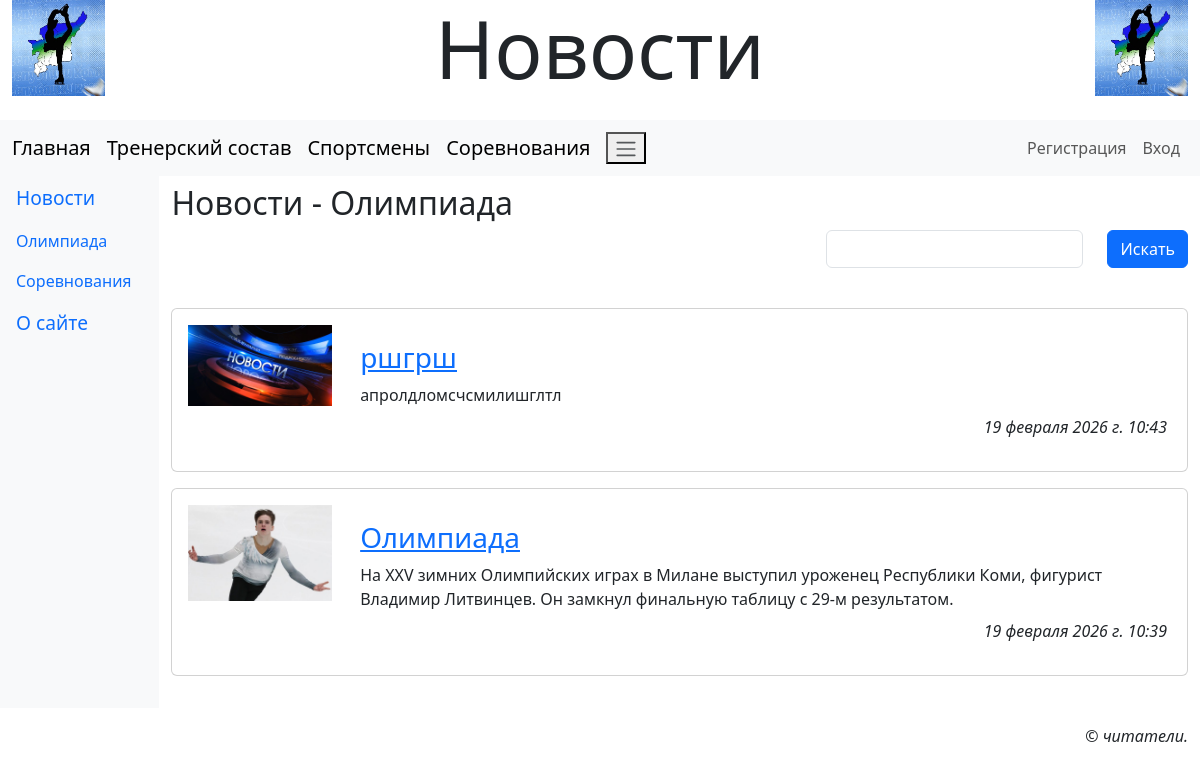
/sportsman/3/, run on the app's committed database.
### sportsman/models.py (models this page shows, shortened)
class Rubric(models.Model):
    name = models.CharField(max_length=20, unique=True, verbose_name='Название')
    order = models.SmallIntegerField(default=0, db_index=True, verbose_name='Порядок')
    super_rubric = models.ForeignKey('SuperRubric', on_delete=models.PROTECT, null=True, blank=True, verbose_name='Надрубрика')

class News(models.Model):
    rubric = models.ForeignKey(SubRubric, on_delete=models.PROTECT, verbose_name='Рубрика')
    title = models.CharField(max_length=40, verbose_name='Тема')
    content = models.TextField(verbose_name='Описание')
    image_news = models.ImageField(blank=True, upload_to=get_timestamp_path, verbose_name='Изображение')
    is_active = models.BooleanField(default=True, db_index=True, verbose_name='Выводить в списке?')
    author = models.ForeignKey(AdvUser, on_delete=models.CASCADE, verbose_name='Автор')
    created_at = models.DateTimeField(auto_now_add=True,db_index=True, verbose_name='Опубликовано')
    class Meta:
        verbose_name_plural = 'Новости'
        verbose_name = 'Новость'
        ordering = ['-created_at']

### sportsman/views.py (the view)
# urls.py: path('<int:pk>/', rubric_newss, name='rubric_newss'),
def rubric_newss(request, pk):
     rubric = get_object_or_404(SubRubric, pk=pk)
     newss = News.objects.filter(is_active=True, rubric=pk)
     if 'keyword' in request.GET:
          keyword = request.GET['keyword']
          q = Q(title__icontains=keyword) | Q(content__icontains=keyword)
          newss =newss.filter(q)
     else:
          keyword = ''
     form = SearchForm(initial={'keyword':keyword})
     paginator = Paginator(newss, 2)
     if 'page' in request.GET:
          page_num = request.GET['page']
     else:
          page_num = 1
     page = paginator.get_page(page_num)
     context = {'rubric': rubric ,'page': page, 'newss': page.object_list, 'form':form}
     return render(request, 'site/rubric_news.html', context)

### sportsman/forms.py
class SearchForm(forms.Form):
    keyword = forms.CharField(required=False, max_length=20, label='')

### sportsman/models.py (called while the page is built)
    def get_queryset(self):
        return super().get_queryset().filter(super_rubric__isnull=False)

    def __str__(self):
        return '%s - %s' % (self.super_rubric.name, self.name)

### sportsman/templates/Site/rubric_news.html (shortened to what this page needs)
{% extends "layout/basic_site.html" %}
{% load thumbnail %}
{% load static %}
{% load django_bootstrap5 %}
{% block content %}
<h2 class="mb=2">{{ rubric }}</h2>
<form class="row row-cols-md-auto justify-content-end">
    {% bootstrap_field form.keyword show_label=False wrapper_class='col-12' %}
    <div class="col-12">
        {% bootstrap_button 'Искать' %}
    </div>
</form>
{% if newss %}
<div class="vstack gap-3 my-4">
    {% for news in newss %}
    <div class="card">
        {% url 'news_detail' rubric_pk=rubric.pk pk=news.pk as url %}
        <div class="row p-3">
            <a class="col-md-2" href="{{ url }}{{ all }}">
                {% if news.image_news %}
                <img class="img-fluid"
                     src="{% thumbnail news.image_news 'default' %}">
                {% else %}
                <img class="img-fluid" src="{% static 'sportsman/empty.jpg' %}">
                {% endif %}
            </a>
            <div class="col-md-10 card-body">
                <h3 class="card-title"><a href="{{ url }}{{ all }}">{{ news.title }}</a></h3>
                <div class="card-text mb-2">{{news.content}}</div>
                <p class="card-text text-end fst-italic">{{ news.created_at }}</p>
            </div>
        </div>
    </div>
    {% endfor %}
</div>
{% endif %}
{% endblock %}

### sportsman/templates/layout/basic_site.html (shortened to what this page needs)
{% load django_bootstrap5 %}
{% load static%}
<!DOCTYPE html>
<html>
  <head>
    {% bootstrap_css %}
    <link rel="stylesheet" type="text/css" href="{% static 'sportsman/style_site.css' %}">
  </head>
  <body class="container-fluid">
    <header class="mb-4">
      <h1 class="display-1 text-center">Новости</h1>
    </header>
    <nav class="row navbar navbar-expand-md bg-light">
      <div class="col container">
        <a class="navbar-brand" href="{% url 'home' %}">Главная</a>
        <a class="navbar-brand" href="{% url 'index' %}">Тренерский состав</a>
        <a class="navbar-brand" href="{% url 'sport' %}">Спортсмены</a>
        <a class="navbar-brand" href="{% url 'compet' %}">Соревнования</a>
        <button class="navbar-togger" type="button" data-bs-toggle="collapse" data-bs-target="#navbarNav">
          <span class="navbar-toggler-icon"></span>
        </button>
        <div class="collapse navbar-collapse justify-content-end" id="navbarNav">
          <div class="navbar-nav">
            {% if user.is_authenticated %}
            <div class="nav-item dropdown">
              <a class="nav-link dropdown-toggle" data-bs-toggle="dropdown" href="{% url 'profile' %}">Профиль</a>
              <div class="dropdown-menu">
                <a class="dropdown-item" href="{% url 'profile_edit' %}">Изменить данные</a>
                <a class="dropdown-item" href="{% url 'password_edit' %}">Изменить пароль</a>
                <hr class="dropdown-divider">
                <form class="px-3" method="post" action="{% url 'logout' %}">
                  {% csrf_token %}
                  {% bootstrap_button 'Выйти' button_class='btn-danger' %}
                </form>
                <hr class="dropdown-divider">
                <a class="dropdown-item" href="{% url 'profile_delete' %}">Удалить</a>
              </div>
            </div>
            {% else %}
            <a class="nav-link" href="{% url 'register' %}">Регистрация</a>
            <a class="nav-link" href="{% url 'login' %}">Вход</a>
            {% endif %}
          </div>
        </div>
      </div>
    </nav>
    <div class="row">
      <nav class="col-md-auto nav flex-column bg-light">
        {% for rubric in rubrics %}
        {% ifchanged rubric.super_rubric.pk %}
        <span class="nav-link root">{{ rubric.super_rubric.name }}</span>
        {% endifchanged %}
        <a class="nav-link" href="{% url 'rubric_newss' pk=rubric.pk %}">{{ rubric.name }}</a>
        {% endfor %}
        <a class="nav-link root" href="{% url 'about' %}">О сайте</a>
      </nav>
      <main class="col py-2">
        {% block content %}
        {% endblock %}
      </main>
    </div>
    <footer class="mt-3">
      <p class="text-end fst-italic">&copy; читатели.</p>
    </footer>
  </body>
</html>

### sportsman/static/sportsman/style_site.css (style rules this page uses)
header h1 { background: url("bg1.jpg") left / auto 100% no-repeat, url("bg1.jpg") right /auto 100% no-repeat; }
.root { font-size: larger }

### data on the page
Rubric: super_rubric.name "Новости", name "Олимпиада", super_rubric+name "Новости - Олимпиада"
Rubric: name "Соревнования"
News: title "ршгрш", content "апролдломсчсмилишглтл", created_at "19 февраля 2026 г. 10:43"
News: image_news (picture), title "Олимпиада", content "На XXV зимних Олимпийских играх в Милане выступил уроженец Республики Коми, фигурист Владимир Литвинцев. Он замкнул финальную таблицу с 29-м результатом.", created_at "19 февраля 2026 г. 10:39"
